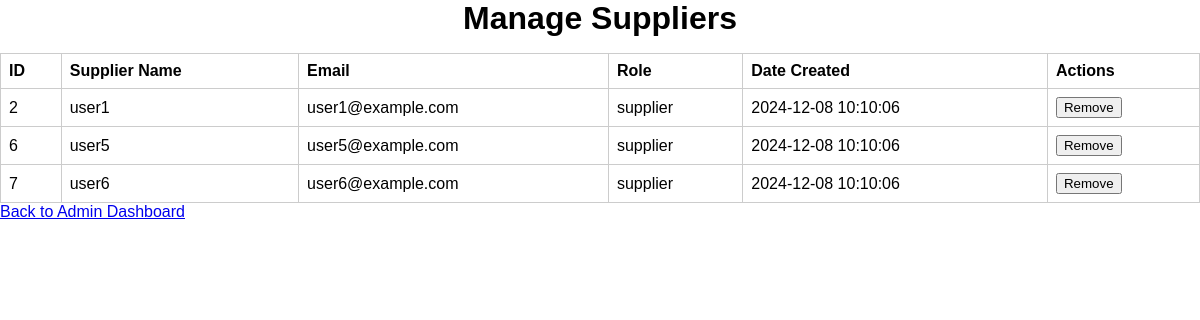
Screenshot of /admin/manage_suppliers with the database file from the repository.
### tables this page shows
CREATE TABLE users (
    user_id INTEGER PRIMARY KEY,
    username TEXT NOT NULL,
    email TEXT NOT NULL UNIQUE,
    password TEXT NOT NULL,
    role TEXT NOT NULL CHECK (LOWER(role) IN ('admin', 'user', 'supplier', 'recipe curator')),
    date_created TEXT DEFAULT CURRENT_TIMESTAMP
);

### app.py (the view)
@app.route("/admin/manage_suppliers")
def manage_suppliers():
    conn = sqlite3.connect('database.db')
    conn.row_factory = sqlite3.Row
    cursor = conn.cursor()
    cursor.execute("SELECT user_id, username, email, role, date_created FROM users WHERE role = 'supplier'")
    suppliers = cursor.fetchall()
    conn.close()
    return render_template("manage_suppliers.html", suppliers=suppliers)

### templates/manage_suppliers.html (shortened to what this page needs)
<!DOCTYPE html>
<html lang="en">
<head>
    <link rel="stylesheet" href="{{ url_for('static', filename='styles.css') }}">
</head>
<body>
    <div class="admin-container">
        <h1>Manage Suppliers</h1>
        <table>
            <thead>
                <tr>
                    <th>ID</th>
                    <th>Supplier Name</th>
                    <th>Email</th>
                    <th>Role</th>
                    <th>Date Created</th>
                    <th>Actions</th>
                </tr>
            </thead>
            <tbody>
                {% for supplier in suppliers %}
                <tr>
                    <td>{{ supplier.user_id }}</td>
                    <td>{{ supplier.username }}</td>
                    <td>{{ supplier.email }}</td>
                    <td>{{ supplier.role }}</td>
                    <td>{{ supplier.date_created }}</td>
                    <td>
                        <form method="POST" action="{{ url_for('remove_supplier', supplier_id=supplier.user_id) }}"
                              style="display:inline;" onsubmit="return confirm('Are you sure you want to remove this supplier?')">
                            <button type="submit">Remove</button>
                        </form>
                    </td>
                </tr>
                {% endfor %}
            </tbody>
        </table>
        <a href="{{ url_for('admin') }}">Back to Admin Dashboard</a>
    </div>
</body>
</html>

### static/styles.css (style rules this page uses)
body { font-family: Arial, sans-serif; margin: 0; padding: 0; }
table { width: 100%; border-collapse: collapse; margin-top: 1rem; }
th, td { border: 1px solid #ccc; padding: 0.5rem; text-align: left; }
h1 { width: fit-content; margin:auto; }

### rows the page displays
users: user_id "2", username "user1", email "user1@example.com", role "supplier", date_created "2024-12-08 10:10:06"
users: user_id "6", username "user5", email "user5@example.com", role "supplier", date_created "2024-12-08 10:10:06"
users: user_id "7", username "user6", email "user6@example.com", role "supplier", date_created "2024-12-08 10:10:06"
